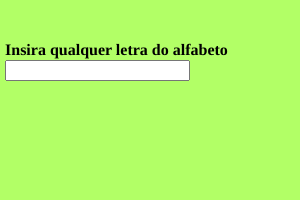
Frame 1 (no input)
Frame 60 (no input): identical to frame 1, image omitted
Frame 120 (the mouse pressed at the canvas centre since frame 60): identical to frame 1, image omitted

The p5.js sketch that drew this single still picture (run headless with seeded random() and noise() and a simulated clock; from frame 60 on, the mouse is pressed at the canvas centre):

// p5.js sketch
// ── sketch.js
var input, heading;

function setup() {
  createCanvas(300, 200);
  background(178,255,102);

  //createInput => caixa de entrada de texto na tela de exibição
  input = createInput();
  input.position(5,60);

  //criar um texto de cabeçalho para a caixa de texto
  //h4 é o tamanho do cabeçalho
  heading = createElement("h4", "Insira qualquer letra do alfabeto");
  heading.position(5,20);

  textAlign(CENTER);
  textSize(50);
}

function draw() {

  //ler o valor inserido pelo usuário e armazenar o dado
  const value = input.value();

  //mudar a resposta com base no valor
  switch (value) 
  {
    case "a":
      console.log("Vogal");
      break;
    
    case "e":
      console.log("Vogal");
      break;

    case "i":
      console.log("Vogal");
      break;

    case "o":
      console.log("Vogal");
      break;
    
    case "u":
      console.log("Vogal");
      break;

      default:
        console.log("Por favor, insira qualquer caractere");
  }
}
